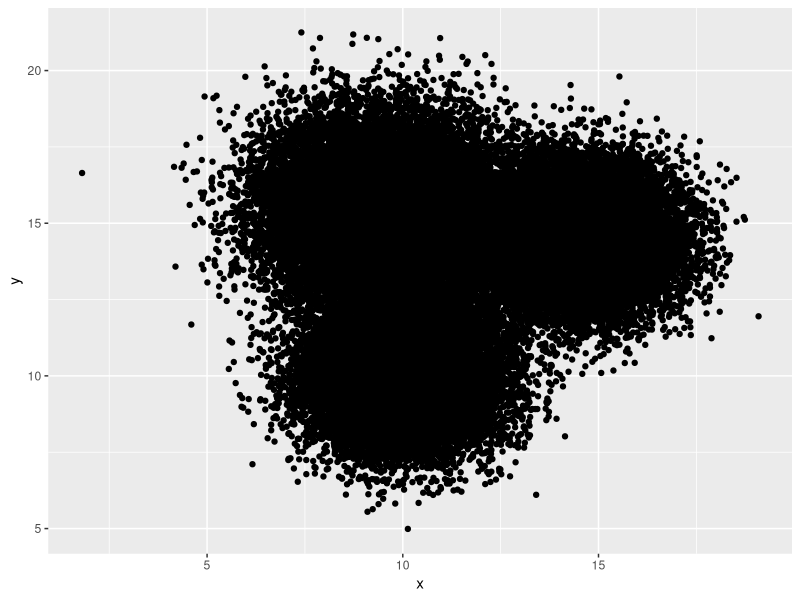

The R script that drew this image: (Note: this script raises an error after producing the figure.)

#####################################
#         Week 6 MXB262             #
#         Sem 1 2020                #  
#         Effective Data Viz        #
#         Kate Helmstedt            #
#####################################

# Libraries
library(tidyverse)
library(ggthemes)
library(viridis)
library(patchwork)
library(ggplot2)

## This week, we will be implementing many of the design elements we 
## talked about in lectures. Here our emphasis is not on when they should 
## or should not be used (or the best values for any of them), but on 
## how to implement each in R and ggplot2. The Problem Solving Task assessment
## due next week requires you to marry these two things together -- the 
## theory about when to use them from lectures, and how to implement them 
## in ggplot2 from the workshop. You'll be submitting the plots you designed 
## last week in response to the questions in the .Rmd file 
## 'PS2 part 1 questions.Rmd' plus a re-designed version from this week's 
## content. Please include all responses from last week and this week into 
## one .Rmd file, knit to PDF or html, and upload both as your assignment 
## submission to Blackboard. 

#########################
#    Overplotting       #
#########################
# We're going to create a dataset for this section of the workshop -- it 
# intentionally has overplotting problems, but you'll also see these kinds 
# of problems in your real-world and simulation datasets.

# Dataset:
a <- data.frame( x=rnorm(20000, 10, 1.2), y=rnorm(20000, 10, 1.2), group=rep("A",20000))
b <- data.frame( x=rnorm(20000, 14.5, 1.2), y=rnorm(20000, 14.5, 1.2), group=rep("B",20000))
c <- data.frame( x=rnorm(20000, 9.5, 1.5), y=rnorm(20000, 15.5, 1.5), group=rep("C",20000))
synthetic_data <- do.call(rbind, list(a,b,c))               

# Oveplotting is common and occurs when your dataset is too large. 
# See the following scatterplot of the data we just created.  
ggplot(synthetic_data, aes(x=x, y=y)) +
  geom_point() 

# There doesn't seem to be a relationship between x and y. But if you 
# explore the following steps for addressing overplotting, you will 
# see a relationship emerge. 

# First, when we suspect there might be an overplotting issue, we can view the 
# point density using the ggplotpointdensity package. Install it and load the
# library now. Then:
ggplot(synthetic_data, aes(x=x, y=y)) +
  geom_pointdensity() 

# We can see areas of high density here (in lighter blue with this default
# colour scheme). Now that we have identified an overplotting issue, there are a 
# couple of options for viewing the data in a more representitive way:

### 1. Dot size
ggplot(synthetic_data, aes(x=x, y=y)) +
  geom_point(size = 0.2) 

### 2. Transparency
ggplot(synthetic_data, aes(x=x, y=y)) +
  geom_point(size = 0.2, alpha = 0.01) 

## -- Q. what argument manipulated transparency? is it in ggplot() or in geom_point()?
## -- Q. increase the dot size, does this improve the plot?
## -- TASK: try a few different combinations of `alpha` and `size`.

### 3. Sampling
# Sometimes less is more. Plotting a subset of the data (5% here) can help avoid overplotting, 
# and can also greatly reduce the computing time.   

# take a sample of the data
synthetic_data_subset <- sample_frac(synthetic_data, 0.05)

ggplot(synthetic_data_subset, aes(x=x, y=y)) +
  geom_point(size=2)

## -- Q. did this help you see the data? Did you lose much information? When might this not be a good idea?

### 4. Grouping with colour
ggplot(synthetic_data, aes(x=x, y=y, color=group)) +
  geom_point( size=2, alpha=0.1) +
  scale_color_viridis(discrete=TRUE) 

# -- NOTE: the colour argument is within the ggplot( aes() ) function and not in geo_point(). 
# Also that `group` is a variable in the data set (look back up at where we simulated it), 
# and not a specific colour. 

### 5. Highlighting just one group ###
# This assumes there is a grouping variable in the data set. 
ggplot(synthetic_data, aes(x=x, y=y)) +
  geom_point(color="grey", size=2) +
  geom_point(data = synthetic_data %>% filter(group=="B"), color="#69b3a2", size=2)

## -- Q. what argument in geom_point() changes the colour? Test what other common colour names work. 
## -- Q does the Australian/UK spelling of colour work as well?
## -- Q can you put the colour argument in the ggplot() function instead of geom_point()?
## -- Q. Can the colour argument in geom_point() be set to `group`, similarly to No. 4 above?

### 6. Jittering ###
# Here's the example of jittering that we saw last week. This is another way to deal with overplotting

ggplot(ToothGrowth, aes(x = supp, y = len)) + geom_point() 
ggplot(ToothGrowth, aes(x = supp, y = len)) + geom_point() + geom_jitter(width = 0.2)


#########################
#    What is ` aes() ` #
#########################

# The `aes()` function describes how the data variables are mapped to the `geom()` function. 
# `aes() can be set within `ggplot()` or in the individual `geom()` layers. 
# For example the following two lines of code create the same plot 

# aes() within ggplot()
ggplot(mpg, aes(displ, hwy)) + 
  geom_point() 

# aes() within geom_point()
ggplot(mpg) + 
  geom_point(aes(displ, hwy)) 

# -- When `aes()`` is placed within `ggplot()` the settings becomes the default 
# for all added `geom()`. 

################################
#  Manipulating plot features  #
################################

######### Titles

# using ggtitle()
ggplot(synthetic_data_subset, aes(x = x, y = y)) + 
  geom_point() + ggtitle("Scatterplot of Some Synthetic Data") 

# split title over two lines 
ggplot(synthetic_data_subset, aes(x = x, y = y)) + 
  geom_point() + ggtitle("Scatterplot of Some \nSynthetic Data" ) 

# add a subtitle
ggplot(synthetic_data_subset, aes(x = x, y = y)) + 
  geom_point() + ggtitle("Scatterplot of Some Synthetic Data", subtitle = "This is a subtitle") 

# use lab() - subtitles and captions
ggplot(synthetic_data_subset, aes(x = x, y = y)) + 
  geom_point() + labs(title = "Scatterplot of Some Synthetic Data", subtitle = "also a subtitle", caption = "labs() lets me add a caption but ggtitle() doesn't")

# centre title
ggplot(synthetic_data_subset, aes(x = x, y = y)) + 
  geom_point() + ggtitle("Scatterplot of Some Synthetic Data") + 
  theme(plot.title = element_text(hjust = 0.5 ))

# adjust text size, make bold, add a margin around title
ggplot(synthetic_data_subset, aes(x = x, y = y)) + 
  geom_point() + ggtitle("Scatterplot of Some Synthetic Data") + 
  theme(plot.title = element_text(hjust = 0.5, size = 20, face = "bold", margin = margin(10,0,10,0) ))

## -- NOTE: you can also add titles, subtitles etc within ` theme() `. 
# You can see more here - https://www.datanovia.com/en/blog/ggplot-title-subtitle-and-caption/ 


######### Legends
# We'll use the bar chart of the dummy data from last week. 
# Create dummy data 
species=c(rep("sorgho" , 3) , rep("poacee" , 3) , rep("banana" , 3) , rep("triticum" , 3) )
condition=rep(c("normal" , "stress" , "Nitrogen") , 4)
value=abs(rnorm(12 , 0 , 15))
dummy_data=data.frame(species,condition,value)

# Grouped barchart
# to reduce some typing we're going to store the plot in an object called `g` and then 
# add different layers to it.
# Remember that `<-` is how we assign (or store) values or snippets of code to a 
# variable name. You can do this with plots too! Remember though that the line that 
# assigns or stores will NOT then also run the code or print the result -- you need 
# to them type the variable name in order to see the output

# For example
# First store it
test1 <- 3 + 4
# Then display it
test1
# Then use it
test1 + 5

# First store it
g <- ggplot(dummy_data, aes(fill=condition, y=value, x=species)) + 
  geom_bar(position="dodge", stat="identity")
# Then display it
g

# Then use it:

# turn off legend title
g + theme(legend.title = element_blank()) 

# Change legend colour, size and to bold
g + theme(legend.title = element_text(colour="chocolate", size=16, face="bold")) 
# Change legend title 
g + scale_fill_discrete(name = "This is a different \n legend title")

# everything together 
ggplot(dummy_data, aes(fill=condition, y=value, x=species)) + 
  geom_bar(position="dodge", stat="identity") + 
  theme(legend.title = element_text(colour="chocolate", size=16, face="bold")) + 
  scale_fill_discrete(name = "This is doing the same thing, \n but all together!")

######### Axes

# Axis labels 
ggplot(ToothGrowth, aes(x = supp, y = len)) +
  geom_point() + 
  labs(x = "Tooth Length", y = "Supplement Type") 

## -- NOTE: I'll create an object called `axis_labels` so I don't have to type so much.
## Not only am I kind of lazy, but this also helps to make more readable code. The person 
## reading the code just has to read once how I created axis_labels, understand and agree
## with it once, and then doesn't have to see all that code every time.

# First store it
axis_labels <- ggplot(ToothGrowth, aes(x = supp, y = len)) + 
  geom_point() + 
  xlab("Supplement") + 
  ylab("Tooth Length")

# Then display it
axis_labels

# Then use it:

# Customise angle shape and size using theme() 

axis_labels + theme(axis.text.x = element_text(angle = 50, size = 10, vjust = 0.5))

# change colour of axis title and labels
axis_labels + theme(
      axis.text.x = element_text(angle = 50, size = 10, vjust = 0.5, colour = 'forestgreen'), 
      axis.title.x = element_text(colour = "blue"))

# Truncate axes (on a different dataset where this makes sense to test)
ggplot(midwest, aes(x=area, y=poptotal)) + geom_point() # no truncation
ggplot(midwest, aes(x=area, y=poptotal)) + geom_point() + ylim(0,2000000)

# Flip Axes (again -- a different dataset)
ggplot(mtcars, aes(x=as.factor(cyl))) + 
  geom_bar() +
  coord_flip()

## -- TASK: Flip the axes of one of the plots above. Barcharts make the most sense. 

######### Scatterplot options
# to avoid extra typing, create an object called dots and assign the ggplot() function 
# to it so that you just have to add the different geom layers. 
dots <- ggplot(USArrests, aes(x = UrbanPop, y = Assault)) 

# colour 
dots + geom_point(color="firebrick")

# transparency 
dots + geom_point(alpha = 0.2)

# size 
dots + geom_point(size = 5)

# shape 
dots + geom_point(shape = 4) # add a shape name or a number for example 'cross' or '4'. 

## --TASK:how many different shapes can you find?

# All together 
dots + geom_point(colour = "firebrick", size = 3, alpha = 0.5, shape = 5)

######### Background

# Colour 
ggplot(USArrests, aes(x = UrbanPop, y = Assault)) +
  geom_point() # + theme(panel.background = element_rect(fill = 'grey75')) 

## --TASK: Delete the # in the previous plot to change the background colour to a darker grey.   

# Grid lines 
ggplot(USArrests, aes(UrbanPop, Assault)) + 
  geom_point() + 
  theme(panel.grid.major = element_line(colour = "yellow", size=2),
        panel.grid.minor = element_line(colour = "blue"))

# Margins
ggplot(USArrests, aes(UrbanPop, Assault)) + 
  geom_point() + 
  theme(plot.background=element_rect(fill="darkseagreen"))

# all together
ggplot(USArrests, aes(UrbanPop, Assault)) + 
  geom_point() + 
  theme(panel.grid.major = element_line(colour = "yellow", size=2),
        panel.grid.minor = element_line(colour = "purple"), 
        plot.background = element_rect(fill = "darkseagreen"))

######### Themes 

######################################
#  Special note about `+ theme()`  #
#####################################

# `theme()` is a useful layer that can be used to customise features of a plot. 
# You can customize the non-data aspects of the plot with themes. 
# Such as font type, font size, title position, subtitle colour, add a caption and many others
# This is a way to keep all plots within your
# document, website, thesis, or publication the same. This of it as a coded style guide -- plots will keep the
# theme and be recognisable as parts of a whole.

ggplot(iris, aes(x=Sepal.Length, y=Sepal.Width, color = Species)) + 
  geom_point() + 
  theme_bw()

# ggplot2 has 8 built in themes
# TASK: re-plot the graph with another built-in theme (type "theme_" and options will pop up)

# You can also control the individual components of the plot within a theme, like text size:

ggplot(iris, aes(x=Sepal.Length, y=Sepal.Width, color = Species)) + 
  geom_point() + 
  theme(text = element_text(size = 16))

# There's a bunch more in the ggthemes() package created by Jeffrey Arnold. Install and load the package.

# The theme from fivethirtyeight.com
ggplot(iris, aes(x=Sepal.Length, y=Sepal.Width, color = Species)) + 
  geom_point() + 
  theme_fivethirtyeight()

# The theme from The Economist
ggplot(iris, aes(x=Sepal.Length, y=Sepal.Width, color = Species)) + 
  geom_point() + 
  theme_economist()

# The theme from Excel (why?)
ggplot(iris, aes(x=Sepal.Length, y=Sepal.Width, color = Species)) + 
  geom_point() + 
  theme_excel()

## -- TASK: re-create the plot above using a different theme. Type `theme_` and select tab, a drop down list of themes will appear. 


######### Colours 
library(RColorBrewer)
# Colour must be mapped to a variable using aes(), this can be in ggplot() or in geom(). 
# After you've identified which variable will be coloured you can then use one of the 
# `scale......()` functions to define the colours. 

# map colour using aes() within ggplot() - outline colour
colour_outline <- ggplot(iris, aes(Species, Sepal.Length, colour = Species)) +
  geom_boxplot()
colour_outline # note that I created `colour_outline` so we don't have to keep typing the ggplot() function over and over again. 


# add colour using aes() within geom() - fill colour
colour_fill <- ggplot(iris, aes(Species, Sepal.Length)) + 
  geom_boxplot(aes(fill = Species))  
colour_fill

## --NOTE: Colour has not been specified in the previous two plots. The colours in the plots are default settings. 

# specify colour by adding  ` + scale_colour_manual` (outline) or `+ scale_fill_manual` (fill) 
colour_outline + scale_colour_manual(values = c("#00AFBB", "#E7B800", "#FC4E07"))
colour_fill + scale_fill_manual(values = c("#00AFBB", "#E7B800", "#FC4E07"))

# specify colour using a palette. Here we use an existing palette. But you can also create your own. 
colour_fill + scale_fill_brewer(palette = "Dark2")
colour_outline + scale_colour_brewer(palette = "Dark2") # see other palettes here - https://www.r-graph-gallery.com/38-rcolorbrewers-palettes/ 

ggplot(ToothGrowth, aes(x = supp, y = len)) + geom_point() + geom_jitter(width = 0.2) + scale_colour_gradient()
 
# Colours available in R - http://www.stat.columbia.edu/~tzheng/files/Rcolor.pdf

######### Vertical and Horizontal Lines 

ggplot(USArrests, aes(x = UrbanPop, y = Assault)) + 
  geom_point() +
  geom_hline(yintercept = 200) + 
  geom_vline(xintercept = 80)


######## Annotations: It can be useful to label individual observations, and groups.
# Replace the legend with in-text
irislabels <- iris %>%
  group_by(Species) %>%
  summarize_all(mean)

ggplot(iris, aes(x=Sepal.Length, y=Sepal.Width, color = Species)) + 
  geom_point() + geom_text(data  = irislabels, aes(x=Sepal.Length, y=Sepal.Width, label = Species)) + 
  theme(legend.position = "none")

# Add a figure number
ggplot(iris, aes(x=Sepal.Length, y=Sepal.Width, color = Species)) + 
  geom_point() + annotate("text", x=4.2, y=4.4, label = "A")

# TASK: Make the annotated "A" larger

#######################################################################



#########################
#      Assessment       #
#########################

## Go back to your plots from the assessment last week and re-design them using the theory from 
## lectures and techniques from the workshop. In the .Rmd file for submission, for each question 
## include your original image (from last week, with no consideration of encoding attributes) 
## at half size with the code hidden (see below how to do this)  and the re-designed one with 
## the code printed. For each question give 1 sentence justification for the type of plot you 
## chose (last week’s material) and 1 sentence justification for the aesthetics you chose (this week’s material). 

# Please include all 
## responses from last week and this week into one .Rmd file, knit to PDF, and upload both as your
## assignment submission to Blackboard.

# In Rmarkdown, to change the size of the figure being printed:
# Use ` out.width = "70%" ` or ` out.width = "200px" ` in the very top line of a code chunk. 
# You can use % or pixels (px), either must be in double quotation marks. 

# You'll need a comma between the two inputs. See the .Rmd from the workshop in week 2 for examples of
# where these inputs need to go.

